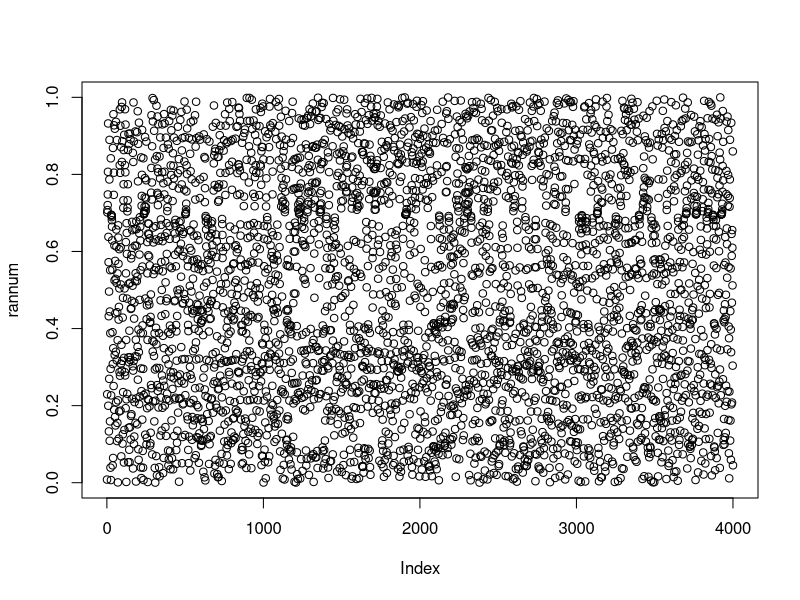
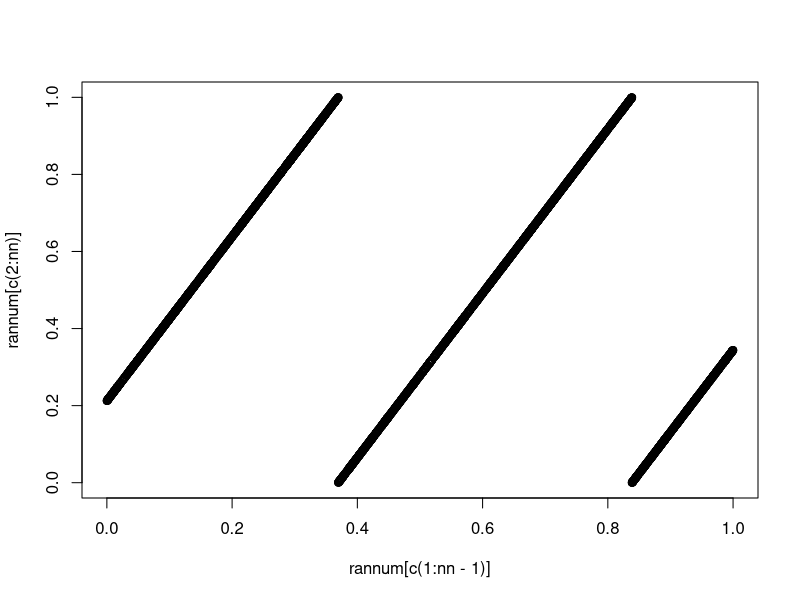
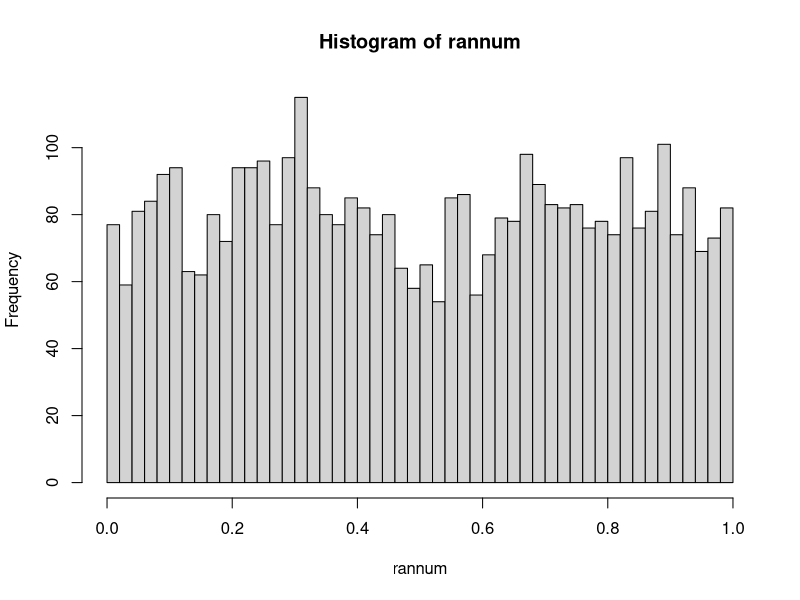
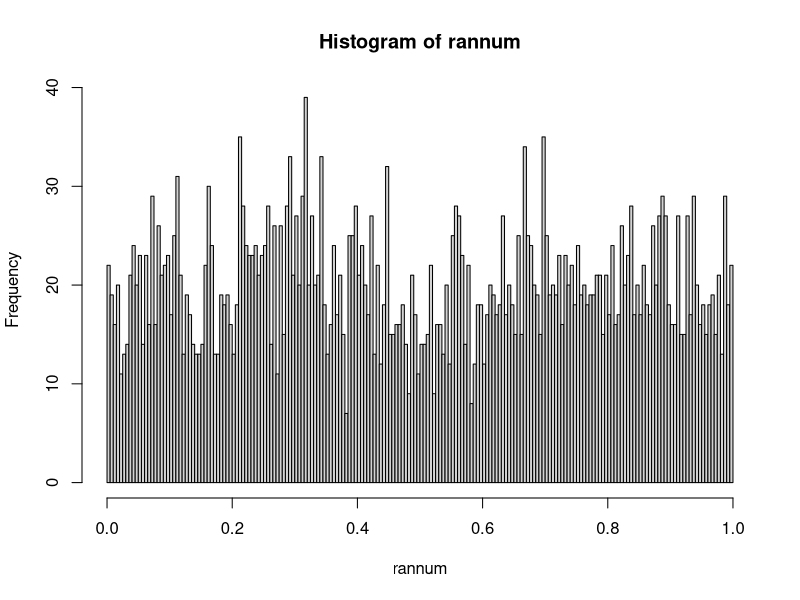
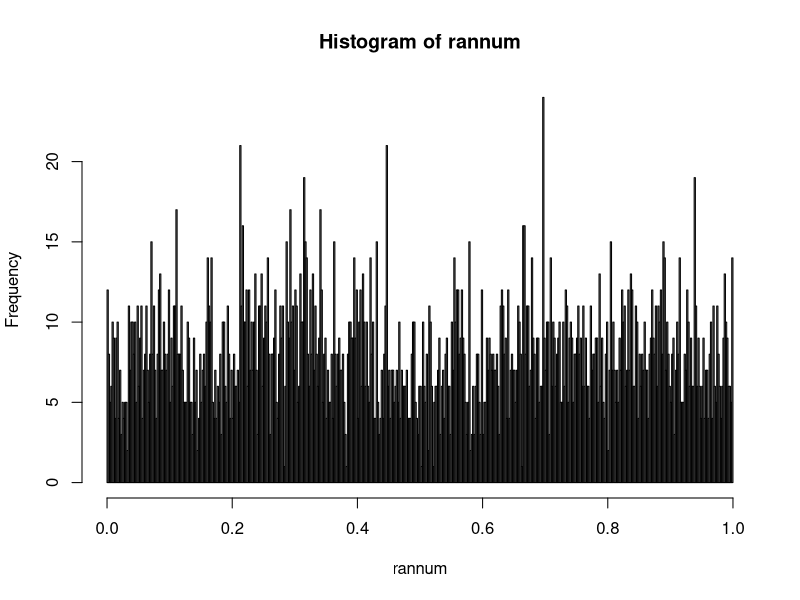
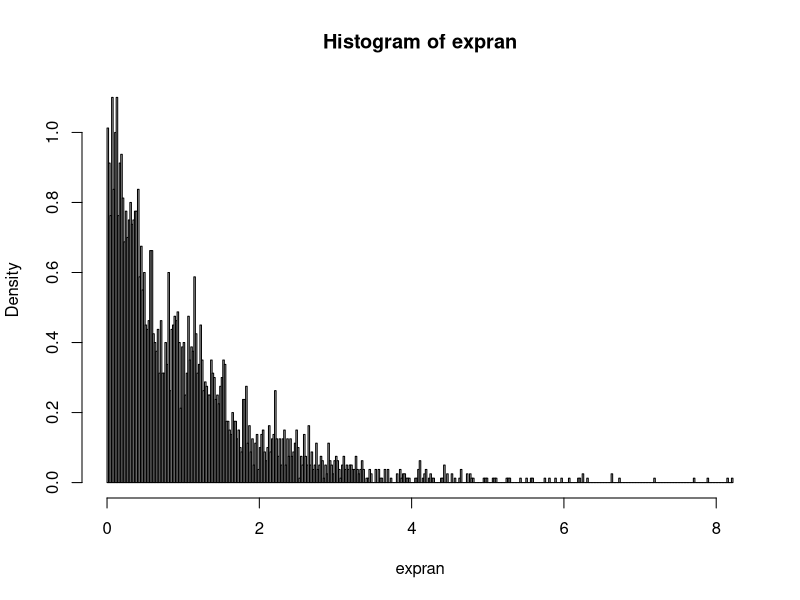
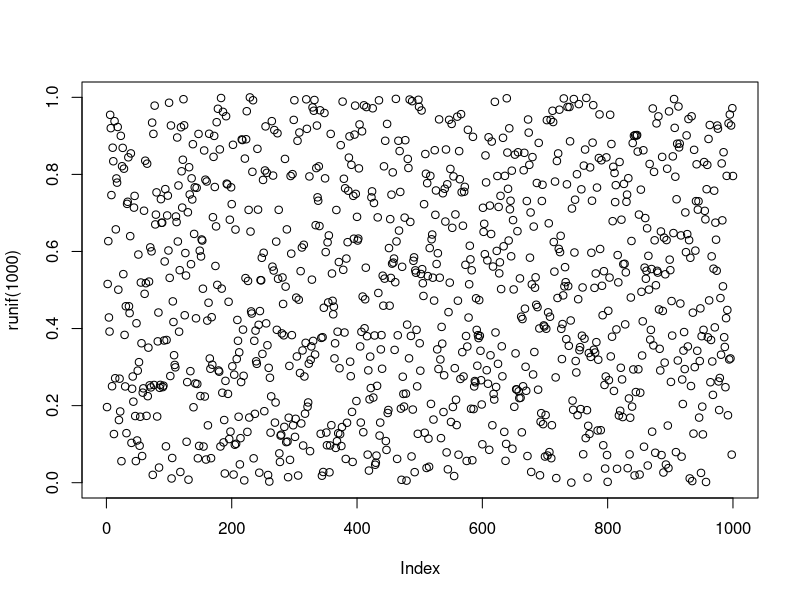
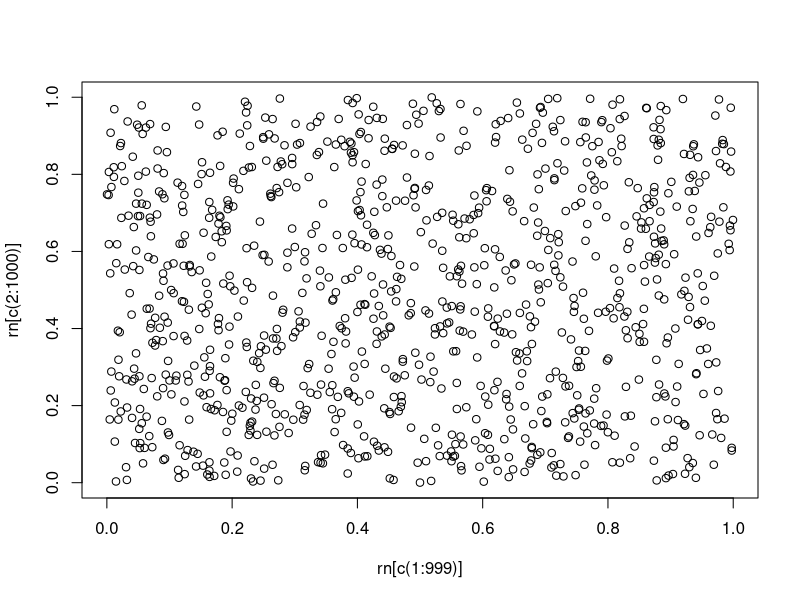

R code for these plots, in order:
### to play with random numbers (RN)
#
# by Alexander Skupin 2023/10/25
#

### pseudo random number generation (PRNG)

nn <- 4000 # number of sequence

# starting point
xs = 1/123 #.5 #1/9# .51245422624
#multiplier 
mul = 2.132 # 2
#drift 
dri =  0.212134 # 0
  
#vector for random numbers and initiation 
rannum <- c(rep(0,nn))
rannum[1] <- xs

#loop to generate RN
for (i in c(2:nn)){
 rannum[i] <- (mul * rannum[i-1] + dri) %% 1
}
 plot (rannum)
 
 plot (rannum[c(1:nn-1)],rannum[c(2:nn)]) # plot dependencies
 
 hist(rannum, breaks = 60) # histogram
 
 disr <- hist(rannum, breaks=250) # properties of histogram
 
 # to check for properties
 mean(rannum) # average (to be 0.5 - see lecture)
 
 sd(rannum)^2 # variance (to be 1/12 - see lecture)
# calculate entropy and average
 ent = 0
 danv = 0
 for (i in c(1:length(disr$counts))){
   ptemp <- disr$counts[i]/nn
   ent = ent - ptemp  * log2(ptemp)
   danv = danv + ptemp *disr$mids[i] # the mids are the x
 }
 
 print(ent) # depends on binning, i.e breaks of the R function; 
 print(danv)
 #How does this relate to the analytical result for uniform distribution S = log(b-a) = 0?
 
 # differential enrtopy (continous description) has to consider bin withs
 
 # calculate differential entropy
 nbis = 500 # 4500
 ddisr <- hist(rannum, breaks=nbis) # properties of histogram
 dent = 0
 for (i in c(1:length(ddisr$counts))){
   ptemp <- ddisr$counts[i]/nn * 1/nbis
   if(ptemp >0){dent = dent - ptemp * log2(ptemp)}
 }
 
 print(dent) # depends on binning, i.e breaks of the R function; 
 
 
 # exp-distribution by inverse sampling approach
 lambda <- 1 #0.1
 expran <- - lambda * log(rannum) # inverse function of exponential
 expden <- hist(expran, breaks=500, freq=F)
 sum(expden$counts)/nn # check if normailzed
 
 sum ( expden$counts * expden$mids)/(nn) # average by distribution
 mean(expran) # average of numbers
 sd(expran) # standard deviation

 #differential entropy - should be 1 - ln(lambda)?
 # nebis = 100 # 4500
 # dedisr <- hist(expran, breaks=nebis, freq=F) # properties of histogram
 # deent = 0
 # for (i in c(1:length(dedisr$counts))){
 #   ptemp <- dedisr$counts[i]/nn  * 1/nebis
 #   if(ptemp >0){deent = deent - ptemp * log2(ptemp )}
 # }
 
 # print(deent) # dep
 
 #generate uniform random number by R FUNCTIONS
runif(10)

#plot random numbers
    plot(runif(1000))
    
    mean(runif(100000))
    
    # in vector
    rn <- runif(1000)
    
    plot( rn[c(1:999)] , rn[c(2:1000)])

rnhist <- hist(rn,breaks=30)

#normalized histogram
sum((rnhist$counts/1000)) # check if normalized
barplot(rnhist$counts/1000) # plot normalized histogram

#density plot
plot(density(rn))

#binning depends on number of replicates - N(bin) = sqrt N(repl)
rnhist <- hist(rn, breaks=100)
rnhist <- hist(rn, breaks=30)

rn2 <- 2*runif(1000)
plot(rn[c(1:100)],ylim=c(0,2))
points(rn2, col="red")

plot(density(rn),xlim=c(0,3))
lines(density(rn2), col="red")

# sum of two uniform random numbers (like 2 dices)
rnsum <- rn+rn2
hist(rnsum)
plot(density(rnsum),ylim=c(0,2))

plot(density(rn),ylim=c(0,2),xlim=c(0,4))
lines(density(rn2), col="red")
lines(density(rnsum), col="blue")

#for generating exponential RN (inverse sampling approach)
hist(-log(runif(100000)))
plot(density(-log(runif(1000000))))


# as vector
rne <- -log(runif(1000))

rnehist <- hist(rne)
sum((rnehist$counts/1000)) # check if normalized
barplot(rnehist$counts/1000) # plot normalized histogram


# Gaussian random numbers

rng <- rnorm(10000, mean=10, sd=2) # with mean 10 and standard deviation 2

plot(rng[c(1:1000)])
rnghist <- hist(rng)
sum((rnghist$counts/10000)) # check if normalized
barplot(rnghist$counts/10000) # plot normalized histogram

# for significance tests

wilcox.test(rng,rn)
t.test(rng,rne) # wrong since requires normal distribution - to be checked by chi^2

hist(rn)
hist(rng)
hist(rne)
#set starting point (seed) for random number generator) - good for reproducability
set.seed(2)
rng2 <- rnorm(1000, mean=9.5, sd=2)

# to plot 
plot(rng2[c(1:100)])
points(rng, col="red")

#for density plots
plot(density(rng))
lines(density(rng2), col="red")

wilcox.test(rng,rng2)
wilcox.test(rng[1:120],rng2[1:120]) # significance depends on sample size!

t.test(rng,rng2)
t.test(rng[1:120],rng2[1:120])
